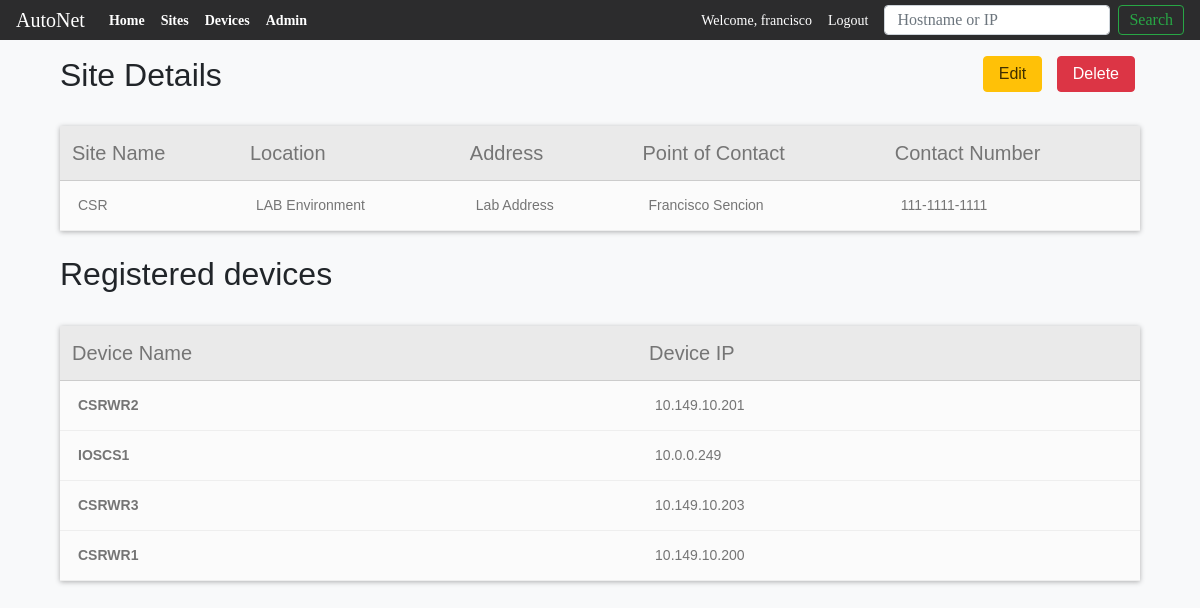
The app's page /sites/9 (signed in) with its own data.
### main_app/models.py (models this page shows, shortened)
class Sites(models.Model):
    site_name = models.CharField(max_length=100)
    site_location = models.CharField(max_length=250)
    uuid = models.UUIDField( #used by the API to look up the record
                            db_index=True,
                            default=uuid_lib.uuid4,
                            editable=False)
    site_address = models.CharField(max_length=400, null=True)
    site_poc_name = models.CharField(max_length=100)
    site_poc_number = models.CharField(max_length=30)

class Devices(models.Model):
    VENDOR_LIST = (('C', 'Cisco'), ('J', 'Juniper'), ('A', 'Arista'))
    DEVICE_TYPES = (('R', 'Router'), ('S', 'Switch'), ('F', 'Firewall'))
    CISCO_OS = (('1', 'CISCO IOS'), ('2', 'CISCO IOS-XE'),
                ('3', 'CISCO IOS-XR'), ('4', 'CISCO NX-OS'))
    device_name = models.CharField(max_length=100)
    device_ip = models.GenericIPAddressField()
    device_model = models.CharField(max_length=100, null=True, blank=True)
    device_sn = models.CharField(max_length=250, null=True, blank=True)
    uuid = models.UUIDField( #used by the API to look up the record
                            db_index=True,
                            default=uuid_lib.uuid4,
                            editable=False)
    vendor = models.CharField(choices=VENDOR_LIST, max_length=10,
                                                default=VENDOR_LIST[0])
    device_type = models.CharField(choices=DEVICE_TYPES, max_length=10,
                                                default=DEVICE_TYPES[0])
    operating_system = models.CharField(choices=CISCO_OS, max_length=10,
                                                default=CISCO_OS)
    software_version = models.CharField(max_length=300, null=True, blank=True)
    site = models.ForeignKey(Sites,
                            on_delete=models.CASCADE,
                            related_name = 'devices',
                            )
    objects = models.Manager()

### main_app/views.py (the view)
# urls.py: path('sites/<int:pk>', views.SitesDetailView.as_view(), name='sitesdetail'),
class SitesDetailView(LoginRequiredMixin, DetailView):
    context_object_name = 'sites_detail'
    model = models.Sites
    template_name = 'main_app/sites_detail.html'

### main_app/templates/main_app/sites_detail.html
{% extends 'main_app/main_app_base.html' %}
{%block content %}
<div class="" style="width: 90%; margin-left: auto; margin-right: auto;">
  <div class="float-right">
    <a href="{% url 'main_app:updatesite' pk=sites_detail.id%}">
      <button class="btn-class" id="btn-edit" type="submit">Edit</button>
    </a>
    <a href="{% url 'main_app:deletesite' pk=sites_detail.id%}">
      <button class="btn-class" id="btn-delete" type="submit">Delete</button>
    </a>
  </div>
  <h2>Site Details</h2>
  <br>
  <table id="device-table1">
    <table class="ctable ctable-noSideBorder">
      <thead  class="layout">
        <th>Site Name</th>
        <th>Location</th>
        <th>Address</th>
        <th>Point of Contact</th>
        <th>Contact Number</th>
      </thead>
      <tbody>
        <tr>
          <td>{{sites_detail.site_name}}</td>
          <td>{{sites_detail.site_location}}</td>
          <td>{{sites_detail.site_address}}</td>
          <td>{{sites_detail.site_poc_name}}</td>
          <td>{{sites_detail.site_poc_number}}</td>
        </tr>
      </tbody>
    </table>
  </table>
  <br>
  <h2>Registered devices</h2>
  <br>
  <table id="device-table1">
    <table class="ctable ctable-noSideBorder">
      <thead  class="layout">
        <th>Device Name</th>
        <th>Device IP</th>
      </thead>
      <tbody>
        {% for device in sites_detail.devices.all %}
          <tr>
            <td><a href="{% url 'main_app:devicedetail' pk=device.id%}">{{device.device_name}}</a></td>
            <td>{{device.device_ip}}</td>
          </tr>
        {% endfor %}
      </tbody>
    </table>
  </table>
</div>
{%endblock content %}

### main_app/templates/main_app/main_app_base.html (shortened to what this page needs)
<!DOCTYPE html>
<html lang="en" dir="ltr">
  <head>
    <link rel="stylesheet" href="https://stackpath.bootstrapcdn.com/bootstrap/4.1.3/css/bootstrap.min.css">
    {% load staticfiles %}
    <link rel="stylesheet" href="{% static 'css/form.css' %}">
  </head>
  <body class="bg-light" style="font-family: sans-serif;">
    <header>
    <div class="mb-4">
      <nav class="navbar navbar-expand-lg navbar-dark fixed-top" style="background-color: #2c2c2d; height: 40px; font-size: 14px; font-family: 'Source Sans Pro' !important;">
        <a class="navbar-brand" href="{% url 'main_app:home' %}">AutoNet</a>
        <div class="collapse navbar-collapse" id="navbarSupportedContent">
          <ul class="navbar-nav mr-auto">
            <li class="nav-item active">
              <a class="nav-link" href="{% url 'main_app:home' %}"><strong>Home</strong><span class="sr-only">(current)</span></a>
            </li>
            <li class="nav-item active">
              <a class="nav-link" href="{% url 'main_app:viewsites' %}"><strong>Sites</strong></a>
            </li>
            <li class="nav-item active">
              <a class="nav-link" href="{% url 'main_app:viewdevices' %}"><strong>Devices</strong></a>
            </li>
            <li class="nav-item active">
              <a class="nav-link" href="{% url 'admin:index' %}"><strong>Admin</strong></a>
            </li>
          </ul>
          <div class="">
            {% if user.is_authenticated%}
            <ul class="navbar-nav mr-auto">
              <li class="nav-item active">
                <a class="nav-link" href="#">Welcome, {{user.username}}</a>
              </li>
              <li class="nav-item active">
                <a class="nav-link" href="{% url 'users:logout' %}">Logout</a>
              </li>
            </ul>
            {% endif %}
          </div>
          <form class="form-inline my-2 my-lg-0" action="{% url 'main_app:search'%}" method="get">
              <input class="form-control ml-2 mr-sm-2 " type="search"  name="item" style="height: 30px;"placeholder="Hostname or IP" aria-label="Search">
              <button class="btn btn-outline-success my-2 my-sm-0" type="submit" style="height: 30px; padding: 5px 10px; line-height: 0;">Search</button>
        </form>
        </div>
      </nav>
    </div>
    </header>
    <div class="container" style="padding: 16px 0px;">
    </div>
    {%block content %}
    {%endblock content %}
  </body>
</html>

### main_app/static/css/form.css (style rules this page uses)
#btn-delete { background-color: #dc3545; color: white; padding: 5px 15px; margin: 0px 5px; border: 1px solid #dc3545; border-radius: 4px; }
#btn-edit { background-color: #ffc107; color: #3f2f00; padding: 5px 15px; margin: 0px 5px; border: 1px solid #ffc107; border-radius: 4px; }
#device-table1 { display: block; }
.ctable { background-color: #eaeaea; box-shadow: 0 1px 5px 0 rgba(0,0,0,0.3); border-collapse: collapse ; font-family: Helvetica,Verdana,sans-serif; font-weight: 300; width:100%; color: #757575; font-size: 14px; background-clip: padding-box; }
.ctable thead { font-size: 20px; text-align: left; font-weight: bold; }
.ctable tbody tr td { background-color: #fbfbfb; transition: .3s; border-bottom: 1px solid #eee; text-align: left; }
.ctable tbody tr:nth-child(2n+1) { background-color: #fbfbfb; }
.ctable tbody td { padding: 14px 30px ; text-align: left; }
.ctable .layout th { font-weight: 300; text-align: left; color: #757575; padding: 12px; border-bottom: 1px solid #ccc; }
.ctable-noSideBorder tbody td:first-child { border-left: 0 !important; }
.ctable tbody td { padding: 14px 18px; text-align: left; }
.ctable tbody tr { transition: .3s; border-bottom: 1px solid #eee; }
.ctable tbody tr td a { color: #757575; font-weight: bold; }

### records on screen
Sites: site_name "CSR", site_location "LAB Environment", site_address "Lab Address", site_poc_name "Francisco Sencion", site_poc_number "111-1111-1111"
Devices: device_name "CSRWR2", device_ip "10.149.10.201"
Devices: device_name "IOSCS1", device_ip "10.0.0.249"
Devices: device_name "CSRWR3", device_ip "10.149.10.203"
Devices: device_name "CSRWR1", device_ip "10.149.10.200"

### other values on screen
{{ user.username }} "francisco"
